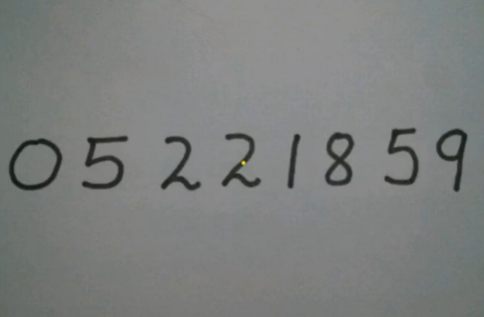
#> input picture digits.PNG, 484 x 317 px, found by its file name
$ python tuorial_14.py   (older library calls are emulated)
#> lines starting #> are read from the running program, lines starting #| are printed output that depends on the picture; after the words box and inside, x2 and y2 are one past the last pixel; in counts of white or black regions, pixels touching at a corner belong together
#> further down, img is the input picture: shape (317, 484, 3); mean B, G, R 125.9, 127.2, 124.7
import cv2 as cv
import numpy as np

#轮廓发现
def contours_demo(img):
    dst=cv.GaussianBlur(img,(3,3),0)
    gray=cv.cvtColor(img,cv.COLOR_BGR2GRAY)
    ret,binary= cv.threshold(gray,0,255,cv.THRESH_BINARY|cv.THRESH_OTSU)
    cv.imshow("binary_img",binary)

    #cloneImage,contours,heriachy=cv.findContours(binary,cv.RETR_TREE,cv.CHAIN_APPROX_SIMPLE)
    cloneImage,contours,heriachy=cv.findContours(binary,cv.RETR_EXTERNAL,cv.CHAIN_APPROX_SIMPLE)
    for i,contour in enumerate(contours):
        cv.drawContours(img,contours,i,(0,0,255),2)#-1 填充
        print(i)
    cv.imshow("detect_contours",img)

#多边形拟合
def measure_object(img):
    gray=cv.cvtColor(img,cv.COLOR_BGR2GRAY)
    ret,binary=cv.threshold(gray,0,255,cv.THRESH_BINARY_INV|cv.THRESH_OTSU)
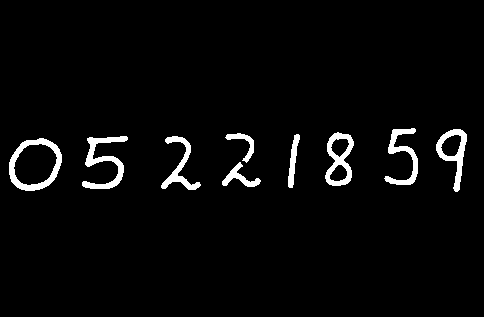
#> binary: shape (317, 484); 3.4% white; 9 white regions
#> ret = 91
    print("threshold value:%s"%ret)
#| threshold value:91.0
    cv.imshow("binary img",binary)
    outimg,contours,hireachy=cv.findContours(binary,cv.RETR_EXTERNAL,cv.CHAIN_APPROX_SIMPLE)
#> contours = 9 contours; largest, box (x1, y1, x2, y2) and area: (9, 138, 62, 191) 2112, (325, 132, 354, 186) 1048, (436, 129, 467, 192) 892, (82, 136, 128, 189) 692, (384, 128, 418, 185) 532; hireachy = [[1, -1, -1, -1], [2, 0, -1, -1], [3, 1, -1, -1], [4, 2, -1, -1], [5, 3, -1, -1], [6, 4, -1, -1], [7, 5, -1, -1], [8, 6, -1, -1], [-1, 7, -1, -1]]
    for i,contour in enumerate(contours):
        area=cv.contourArea(contour)
        x,y,w,h=cv.boundingRect(contour)
        mm=cv.moments(contour)
        #print(type(mm))
        cx=mm['m10']/mm['m00']
        cy=mm['m01']/mm['m00']
        cv.circle(img,(np.int(cx),np.int(cy)),2,(255,255,0),-1)
        cv.rectangle(img,(x,y),(x+w,y+h),(0,255,255),2)
        print("contour area %s"%area)
        approxCur=cv.approxPolyDP(contour,4,True)
        print(approxCur.shape)
#> this loop made 9 passes
#> (area, x, y, w, h, cx, cy) on passes 1, 2, 3, 4, 6, 7, 8, 9: (273.5, 222, 162, 39, 25, 239.2, 177.3), (2112, 9, 138, 53, 53, 34.6, 164.2), (496, 161, 136, 40, 54, 179.6, 166.1), (692.5, 82, 136, 46, 53, 103.7, 161.5), (202, 225, 133, 29, 30, 243.2, 143.1), (1048.5, 325, 132, 29, 54, 339, 159), (892, 436, 129, 31, 63, 452.7, 150.1), (532, 384, 128, 34, 57, 402.6, 156.1)
#> (area, x, y, w, h, cx, cy, approxCur) on pass 5: (247, 288, 134, 12, 54, 292.8, 160.5, [[298, 134], [291, 149], [289, 187]])
#> (printed output is left out)
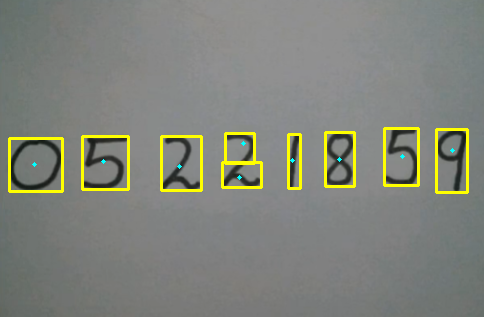
#> img: shape (317, 484, 3); 2.96% of pixels changed, all inside (x1, y1, x2, y2) = (8, 127, 469, 194)
    cv.imshow("measure_contours",img)
#img=cv.imread("E:/github_repository/VSC_Python/coins2.jpg")
img=cv.imread("E:/github_repository/VSC_Python/digits.PNG")
cv.namedWindow("input image",cv.WINDOW_AUTOSIZE)
cv.imshow("input image",img)
#contours_demo(img)
measure_object(img)
cv.waitKey(0)
cv.destroyAllWindows()
